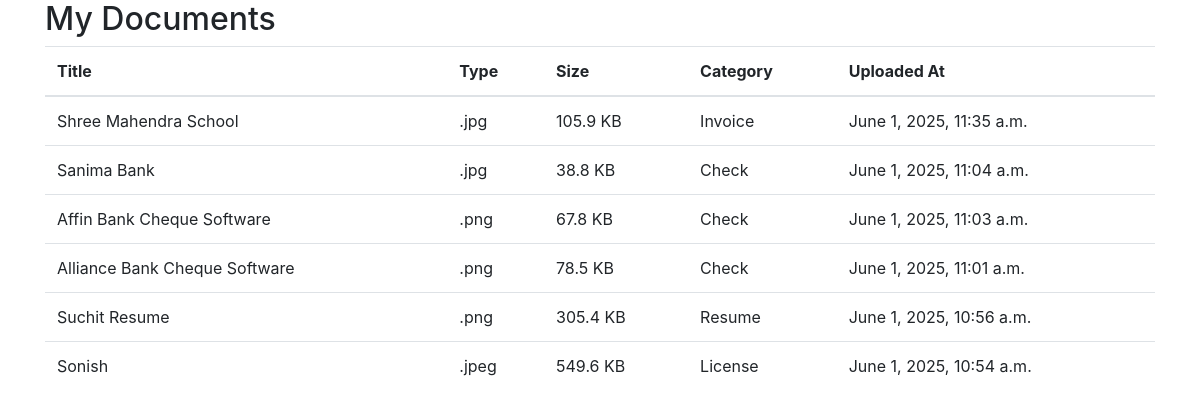
The app's page /documents/list/ (signed in) with its own data.
### documents/models.py (models this page shows, shortened)
class Document(models.Model):
    CATEGORY_CHOICES = [
        ('License', 'License'),
        ('Passport', 'Passport'),
        ('Invoice', 'Invoice'),
        ('Check', 'Check'),
        ('Resume', 'Resume'),
    ]
    STATUS_CHOICES = [
        ('Review', 'Review'),
        ('Approved', 'Approved'),
        ('Rejected', 'Rejected'),
    ]
    title = models.CharField(max_length=255, null=True, blank=True, default='Untitled Document')
    file = models.FileField(upload_to='documents/')
    file_type = models.CharField(max_length=100, null=True, blank=True)
    file_size = models.IntegerField(null=True, blank=True)
    category = models.CharField(max_length=50, choices=CATEGORY_CHOICES, default='OTHER')
    status = models.CharField(max_length=50, choices=STATUS_CHOICES, default='Review')  # Added status field
    uploaded_at = models.DateTimeField(auto_now_add=True)
    uploaded_by = models.ForeignKey(
        settings.AUTH_USER_MODEL,
        on_delete=models.CASCADE
    )
    s3_key = models.CharField(max_length=500, blank=True)

### documents/views.py (the view)
# urls.py: path('list/', views.document_list, name='document_list'),
@login_required(login_url='/login/')
def document_list(request):
    documents = Document.objects.filter(uploaded_by=request.user).order_by('-uploaded_at')
    return render(request, 'documents/document_list.html', {'documents': documents})

### documents/templates/documents/document_list.html (shortened to what this page needs)
<!DOCTYPE html>
<html lang="en">
<head>
    <link rel="stylesheet" href="https://stackpath.bootstrapcdn.com/bootstrap/4.5.2/css/bootstrap.min.css">
</head>
<body>
    <div class="container">
        <h2>My Documents</h2>
        <table class="table">
            <thead>
                <tr>
                    <th>Title</th>
                    <th>Type</th>
                    <th>Size</th>
                    <th>Category</th>
                    <th>Uploaded At</th>
                </tr>
            </thead>
            <tbody>
                {% for doc in documents %}
                <tr>
                    <td>{{ doc.title }}</td>
                    <td>{{ doc.file_type }}</td>
                    <td>{{ doc.file_size|filesizeformat }}</td>
                    <td>{{ doc.get_category_display }}</td>
                    <td>{{ doc.uploaded_at }}</td>
                </tr>
                {% empty %}
                <tr>
                    <td colspan="5">No documents uploaded yet.</td>
                </tr>
                {% endfor %}
            </tbody>
        </table>
    </div>
</body>
</html>

### records on screen
Document: title "Shree Mahendra School", file_type ".jpg", file_size|filesizeformat "105.9 KB", category "Invoice", uploaded_at "June 1, 2025, 11:35 a.m."
Document: title "Sanima Bank", file_type ".jpg", file_size|filesizeformat "38.8 KB", category "Check", uploaded_at "June 1, 2025, 11:04 a.m."
Document: title "Affin Bank Cheque Software", file_type ".png", file_size|filesizeformat "67.8 KB", category "Check", uploaded_at "June 1, 2025, 11:03 a.m."
Document: title "Alliance Bank Cheque Software", file_type ".png", file_size|filesizeformat "78.5 KB", category "Check", uploaded_at "June 1, 2025, 11:01 a.m."
Document: title "Suchit Resume", file_type ".png", file_size|filesizeformat "305.4 KB", category "Resume", uploaded_at "June 1, 2025, 10:56 a.m."
Document: title "Sonish", file_type ".jpeg", file_size|filesizeformat "549.6 KB", category "License", uploaded_at "June 1, 2025, 10:54 a.m."
